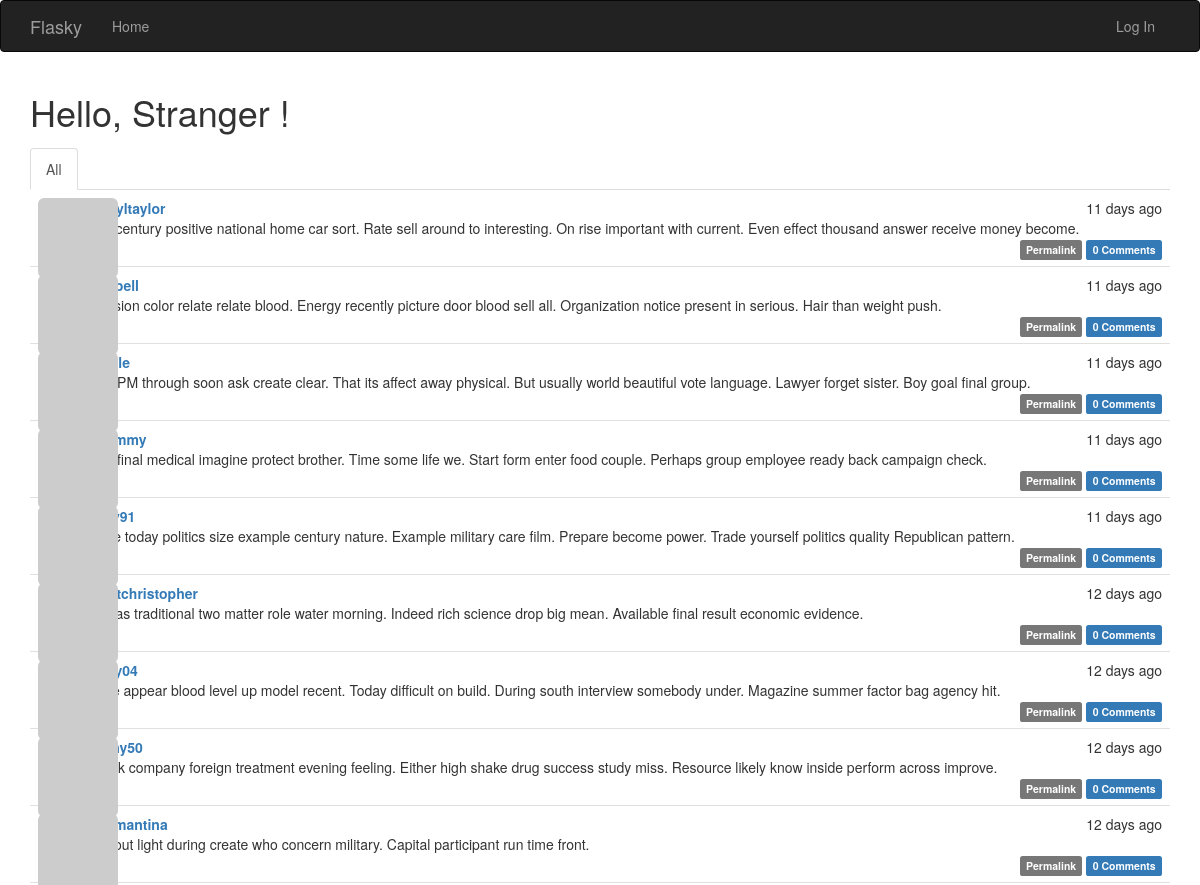
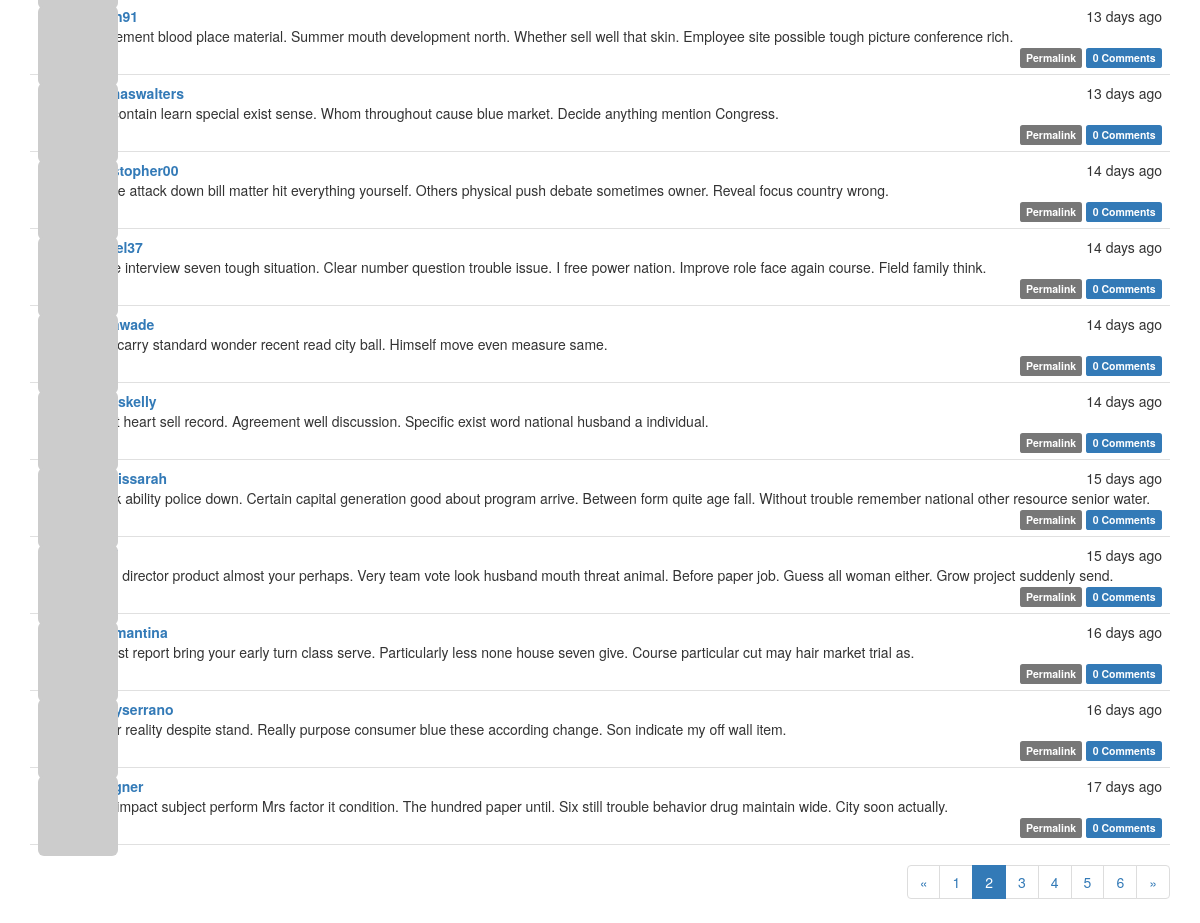
Screenshot of /?page=2 with the database file from the repository (2 pictures, top to bottom).
### app/models.py (models this page shows, shortened)
class Post(db.Model):
    __tablename__ = 'posts'
    id = db.Column(db.Integer, primary_key=True)
    body = db.Column(db.Text)
    body_html = db.Column(db.Text)
    timestamp = db.Column(db.DateTime, index=True, default=datetime.utcnow)
    author_id = db.Column(db.Integer, db.ForeignKey('users.id'))
    comments = db.relationship('Comment', backref='post', lazy='dynamic')

class User(UserMixin, db.Model):
    __tablename__ = 'users'
    id = db.Column(db.Integer, primary_key=True)
    email = db.Column(db.String(64), unique=True, index=True)
    username = db.Column(db.String(64), unique=True, index=True)
    password_hash = db.Column(db.String(128))
    role_id = db.Column(db.Integer, db.ForeignKey('roles.id'))
    confirmed = db.Column(db.Boolean, default=False)
    name = db.Column(db.String(64))
    location = db.Column(db.String(64))
    about_me = db.Column(db.Text())
    member_since = db.Column(db.DateTime(), default=datetime.utcnow)
    last_seen = db.Column(db.DateTime(), default=datetime.utcnow)
    avatar_hash = db.Column(db.String(32))
    posts = db.relationship('Post', backref='author', lazy='dynamic')
    followed = db.relationship('Follow',
                               foreign_keys=[Follow.follower_id],
                               backref=db.backref('follower', lazy='joined'),
                               lazy='dynamic',
                               cascade='all, delete-orphan')
    followers = db.relationship('Follow',
                                foreign_keys=[Follow.followed_id],
                                backref=db.backref('followed', lazy='joined'),
                                lazy='dynamic',
                                cascade='all, delete-orphan')
    comments = db.relationship('Comment', backref='author', lazy='dynamic')
    @property
    def password(self):
        raise AttributeError('password is not a readable attribute')
    def gravatar(self, size=100, default='identicon', rating='g'):
        url = 'https://secure.gravatar.com/avatar'
        hash = hashlib.md5(self.email.lower().encode('utf-8')).hexdigest()
        return '{url}/{hash}?s={size}&d={default}&r={rating}'.format(
            url=url, hash=hash, size=size, default=default, rating=rating)

### app/main/views.py (the view)
@main.route('/', methods=['GET', 'POST'])
def index():
    form = PostForm()
    if current_user.can(Permission.WRITE) and form.validate_on_submit():
        post = Post(body=form.body.data,
                    author=current_user._get_current_object())
        db.session.add(post)
        db.session.commit()
        return redirect(url_for('.index'))
    page = request.args.get('page', 1, type=int)
    show_followed = False
    if current_user.is_authenticated:
        show_followed = bool(request.cookies.get('show_followed', ''))
    if show_followed:
        query = current_user.followed_posts
    else:
        query = Post.query
    pagination = query.order_by(Post.timestamp.desc()).paginate(
        page=page, per_page=current_app.config['FLASKY_POSTS_PER_PAGE'],
        error_out=False)
    posts = pagination.items
    return render_template('index.html', form=form, posts=posts,
                           show_followed=show_followed, pagination=pagination)

### app/auth/views.py (called while the page is built)
@auth.before_app_request
def before_request():
    if current_user.is_authenticated:
        current_user.ping()
        if not current_user.confirmed \
                and request.endpoint \
                and request.blueprint != 'auth' \
                and request.endpoint != 'static':
            return redirect(url_for('auth.unconfirmed'))

### app/main/__init__.py (called while the page is built)
@main.app_context_processor
def inject_permissions():
    return dict(Permission=Permission)

### app/models.py (called while the page is built)
    def can(self, permissions):
        return False

    def is_administrator(self):
        return False

### app/templates/index.html (shortened to what this page needs)
{% extends "base.html" %}
{% import "bootstrap/wtf.html" as wtf %}
{% import "_macros.html" as macros %}
{% block page_content %}
<div>
    <h1>
        Hello,
        {% if current_user.is_authenticated %}
            {{ current_user.username }}
        {% else %}
            Stranger
        {% endif %}!
    </h1>
</div>
<div class="post-tabs">
    <ul class="nav nav-tabs">
        <li{% if not show_followed %} class="active"{% endif %}><a href="{{ url_for('.show_all') }}">All</a></li>
    </ul>
    {% include '_posts.html' %}
</div>
{% if pagination %}
<div class="pagination">
    {{ macros.pagination_widget(pagination, '.index') }}
</div>
{% endif %}
{% endblock %}

### app/templates/_posts.html (shortened to what this page needs)
<ul class="posts">
    {% for post in posts %}
    <li class="post">
        <div class="post-thumbnail">
            <a href="{{ url_for('.user', username=post.author.username) }}">
                <img class="img-rounded profile-thumbnail"
                    src="{{ post.author.gravatar(size=40) }}">
            </a>
        </div>
        <div class="post-content">
            <div class="post-date">{{ moment(post.timestamp).fromNow() }}</div>
            <div class="post-author">
                <a href="{{ url_for('.user', username=post.author.username) }}">
                    {{ post.author.username }}
                </a>
            </div>
            <div class="post-body">
                {% if post.body_html %}
                    {{ post.body_html | safe }}
                {% else %}
                    {{ post.body }}
                {% endif %}
            </div>
            <div class="post-footer">
                <a href="{{ url_for('.post', id=post.id) }}">
                    <span class="label label-default">Permalink</span>
                </a>
                <a href="{{ url_for('.post', id=post.id) }}#comments">
                    <span class="label label-primary">{{ post.comments.count() }} Comments</span>
                </a>
            </div>
        </div>
    </li>
    {% endfor %}
</ul>

### app/static/styles.css (style rules this page uses)
.profile-thumbnail { position: absolute; }
div.post-tabs { margin-top: 16px; }
ul.posts { list-style-type: none; padding: 0px; margin: 16px 0px 0px 0px; border-top: 1px solid #e0e0e0; }
div.post-tabs ul.posts { margin: 0px; border-top: none; }
ul.posts li.post { padding: 8px; border-bottom: 1px solid #e0e0e0; }
div.post-date { float: right; }
div.post-author { font-weight: bold; }
div.post-thumbnail { position: absolute; }
div.post-content { margin-left: 48px; min-height: 48px; }
div.post-footer { text-align: right; }
div.pagination { width: 100%; text-align: right; padding: 0px; margin: 0px; }

### rows the page displays
Post: timestamp "11 days ago", author.username "cheryltaylor", body "Dog century positive national home car sort. Rate sell around to interesting. On rise important with current. Even effect thousand answer receive money become.", comments.count "0"
Post: timestamp "11 days ago", body "Decision color relate relate blood. Energy recently picture door blood sell all. Organization notice present in serious. Hair than weight push.", comments.count "0"
Post: timestamp "11 days ago", body "Else PM through soon ask create clear. That its affect away physical. But usually world beautiful vote language. Lawyer forget sister. Boy goal final group.", comments.count "0"
Post: timestamp "11 days ago", body "Skin final medical imagine protect brother. Time some life we. Start form enter food couple. Perhaps group employee ready back campaign check.", comments.count "0"
Post: timestamp "11 days ago", body "Value today politics size example century nature. Example military care film. Prepare become power. Trade yourself politics quality Republican pattern.", comments.count "0"
Post: timestamp "12 days ago", author.username "hurstchristopher", body "Red as traditional two matter role water morning. Indeed rich science drop big mean. Available final result economic evidence.", comments.count "0"
Post: timestamp "12 days ago", body "Move appear blood level up model recent. Today difficult on build. During south interview somebody under. Magazine summer factor bag agency hit.", comments.count "0"
Post: timestamp "12 days ago", body "Thank company foreign treatment evening feeling. Either high shake drug success study miss. Resource likely know inside perform across improve.", comments.count "0"
Post: timestamp "12 days ago", author.username "colemantina", body "Without light during create who concern military. Capital participant run time front.", comments.count "0"
Post: timestamp "13 days ago", body "Agreement blood place material. Summer mouth development north. Whether sell well that skin. Employee site possible tough picture conference rich.", comments.count "0"
Post: timestamp "13 days ago", author.username "thomaswalters", body "Tax contain learn special exist sense. Whom throughout cause blue market. Decide anything mention Congress.", comments.count "0"
Post: timestamp "14 days ago", author.username "christopher00", body "Figure attack down bill matter hit everything yourself. Others physical push debate sometimes owner. Reveal focus country wrong.", comments.count "0"
Post: timestamp "14 days ago", body "Place interview seven tough situation. Clear number question trouble issue. I free power nation. Improve role face again course. Field family think.", comments.count "0"
Post: timestamp "14 days ago", author.username "laurawade", body "Wait carry standard wonder recent read city ball. Himself move even measure same.", comments.count "0"
Post: timestamp "14 days ago", author.username "jameskelly", body "Effort heart sell record. Agreement well discussion. Specific exist word national husband a individual.", comments.count "0"
Post: timestamp "15 days ago", author.username "morrissarah", body "Week ability police down. Certain capital generation good about program arrive. Between form quite age fall. Without trouble remember national other resource senior water.", comments.count "0"
Post: timestamp "15 days ago", body "Drive director product almost your perhaps. Very team vote look husband mouth threat animal. Before paper job. Guess all woman either. Grow project suddenly send.", comments.count "0"
Post: timestamp "16 days ago", author.username "colemantina", body "Almost report bring your early turn class serve. Particularly less none house seven give. Course particular cut may hair market trial as.", comments.count "0"
Post: timestamp "16 days ago", author.username "jennyserrano", body "Letter reality despite stand. Really purpose consumer blue these according change. Son indicate my off wall item.", comments.count "0"
Post: timestamp "17 days ago", body "Line impact subject perform Mrs factor it condition. The hundred paper until. Six still trouble behavior drug maintain wide. City soon actually.", comments.count "0"

### other values shown
{{ p }} "1" "3" "4" "5" "6"
{{ p }} "2"
